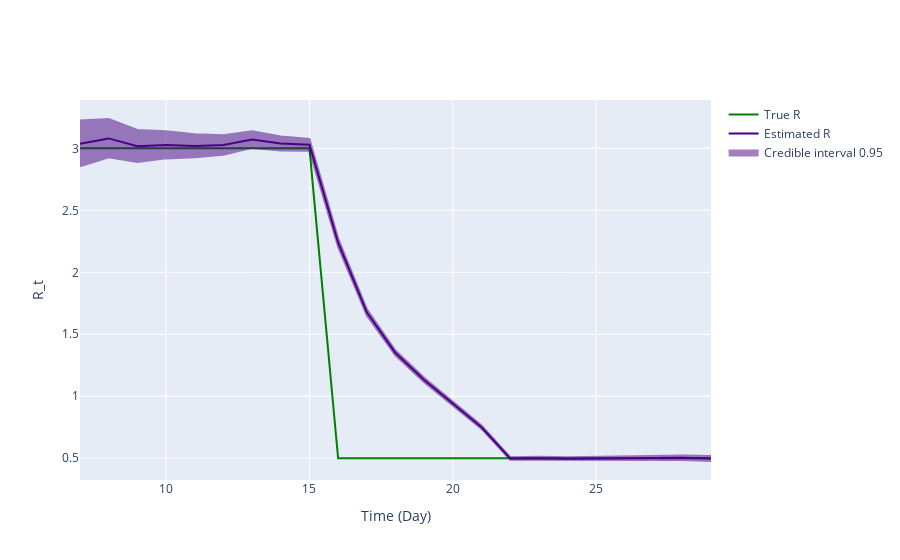

Notebook code for this chart:
### Code cell
fig = ReproductionNumberPlot()

fig.add_ground_truth_rt(ground_truth)
fig.add_interval_rt(interval)

fig.update_labels(time_label='Time (Day)', r_label='R_t')

fig.show_figure()

### Figure 1 — Plotly figure (JSON) as saved in the notebook; plotly's stock layout.template omitted (floating-point values rounded to 4 significant figures)
{"data": [{"line": {"color": "green"}, "mode": "lines", "name": "True R", "type": "scatter", "x": [7, 8, 9, 10, 11, 12, 13, 14, 15, 16, 17, 18, 19, 20, 21, 22, 23, 24, 25, 26, 27, 28, 29], "y": [3, 3, 3, 3, 3, 3, 3, 3, 3, 0.5, 0.5, 0.5, 0.5, 0.5, 0.5, 0.5, 0.5, 0.5, 0.5, 0.5, 0.5, 0.5, 0.5]}, {"line": {"color": "indigo"}, "mode": "lines", "name": "Estimated R", "type": "scatter", "x": [7, 8, 9, 10, 11, 12, 13, 14, 15, 16, 17, 18, 19, 20, 21, 22, 23, 24, 25, 26, 27, 28, 29], "y": [3.037, 3.08, 3.017, 3.028, 3.019, 3.026, 3.071, 3.038, 3.029, 2.239, 1.678, 1.348, 1.131, 0.9414, 0.7504, 0.4979, 0.5003, 0.4958, 0.4974, 0.4994, 0.5029, 0.5048, 0.4973]}, {"fill": "toself", "fillcolor": "indigo", "line": {"color": "indigo"}, "mode": "lines", "name": "Credible interval 0.95", "opacity": 0.5, "type": "scatter", "x": [7, 8, 9, 10, 11, 12, 13, 14, 15, 16, 17, 18, 19, 20, 21, 22, 23, 24, 25, 26, 27, 28, 29, 29, 28, 27, 26, 25, 24, 23, 22, 21, 20, 19, 18, 17, 16, 15, 14, 13, 12, 11, 10, 9, 8, 7], "y": [3.224, 3.237, 3.149, 3.139, 3.113, 3.106, 3.138, 3.095, 3.077, 2.274, 1.703, 1.369, 1.149, 0.9568, 0.764, 0.509, 0.5118, 0.5083, 0.5111, 0.5145, 0.5195, 0.523, 0.5171, 0.4778, 0.4868, 0.4865, 0.4845, 0.4838, 0.4835, 0.4889, 0.4869, 0.7371, 0.9262, 1.114, 1.328, 1.652, 2.204, 2.981, 2.982, 3.004, 2.948, 2.927, 2.919, 2.889, 2.927, 2.855]}], "layout": {"hovermode": "x unified", "xaxis": {"title": {"text": "Time (Day)"}}, "yaxis": {"title": {"text": "R_t"}}}}
